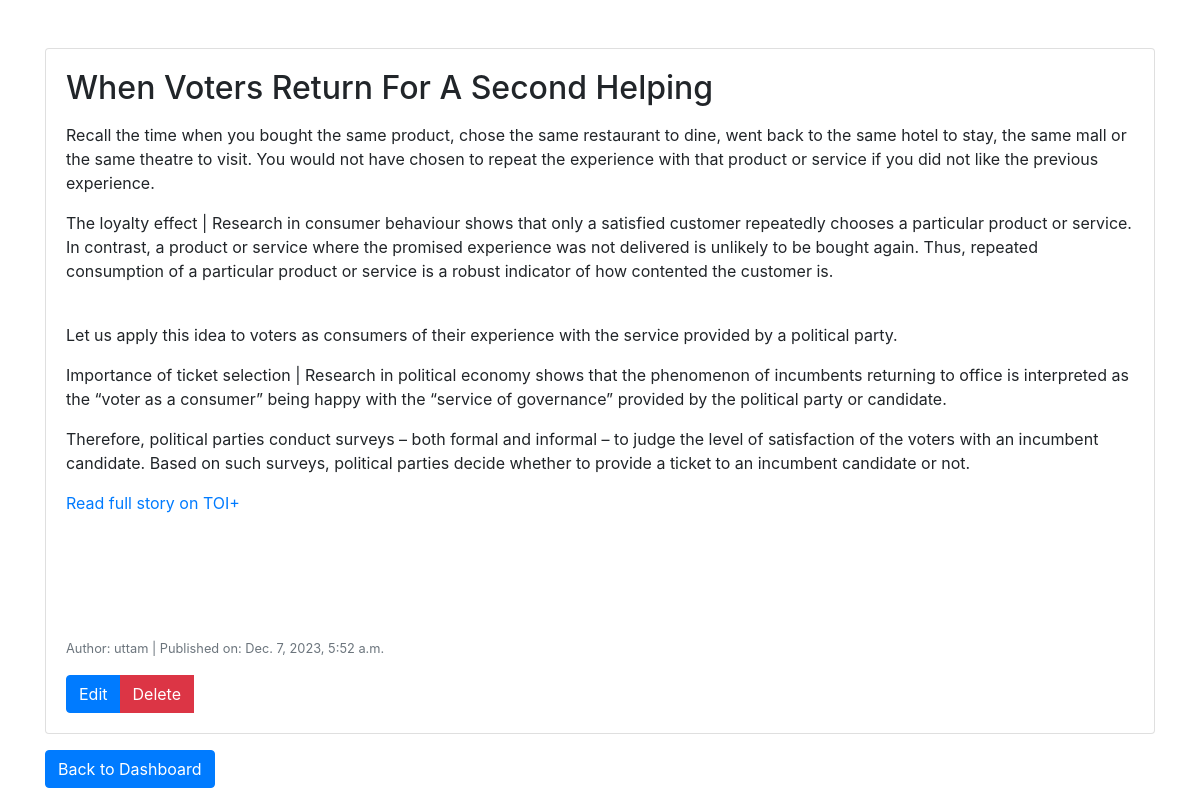
Screenshot of /article/13/ (signed in) with the database file from the repository.
### articles/models.py (models this page shows, shortened)
class Article(models.Model):
    title = models.CharField(max_length=200)
    content = RichTextField()
    author = models.ForeignKey(User, on_delete=models.CASCADE)
    publication_date = models.DateTimeField(auto_now_add=True)
    tags = models.CharField(max_length=100, blank=True)
    file = models.FileField(upload_to='article_files/', null=True, blank=True)

### articles/views.py (the view)
# urls.py: path('article/<int:article_id>/', article_detail, name='article_detail'),
@login_required
def article_detail(request, article_id):
    article = get_object_or_404(Article, id=article_id)
    print(request.user.is_staff)
    return render(request, 'article_detail.html', {'article': article})

### templates/article_detail.html (shortened to what this page needs)
<!DOCTYPE html>
<html lang="en">
  <head>
    <link
      rel="stylesheet"
      href="https://stackpath.bootstrapcdn.com/bootstrap/4.5.2/css/bootstrap.min.css"
    />
  </head>
  <body>
    <div class="container mt-5">
        <div class="card">
            <div class="card-body">
                <h2 class="card-title">{{ article.title }}</h2>
                <p class="card-text">{{ article.content|safe }}</p>
                <p class="card-text">
                    <small class="text-muted">
                        Author: {{ article.author.username }} | Published on: {{ article.publication_date }}
                    </small>
                </p>
                {% if user.is_authenticated and user == article.author or user.is_staff %}
                <div class="btn-group">
                    <a href="{% url 'edit_article' article.id %}" class="btn btn-primary">Edit</a>
                    <a href="{% url 'delete_article' article.id %}" class="btn btn-danger custom" onclick="return confirmDelete();">Delete</a>
                </div>
                {% endif %}
            </div>
        </div>
        <a href="{% url 'dashboard' %}" class="btn btn-primary mt-3">Back to Dashboard</a>
    </div>
</body>
  </body>
</html>

### templates/article_detail.html (style rules this page uses)
.custom { margin-left: 20px; }

### rows the page displays
Article: title "When Voters Return For A Second Helping", content "Recall the time when you bought the same product, chose the same restaurant to dine, went back to the same hotel to stay, the same mall or the same theatre to visit. You would not have chosen to repeat the experience with that product or service if you did not like the previous experience. The loyalty effect | Research in consumer behaviour shows that only a satisfied customer repeatedly chooses a particular product or service. In contrast, a product or service where the promised experience was not delivered is unlikely to be bought again. Thus, repeated consumption of a particular product or service is a robust indicator of how contented the customer is. Let us apply this idea to voters as…", author.username "uttam", publication_date "Dec. 7, 2023, 5:52 a.m."
